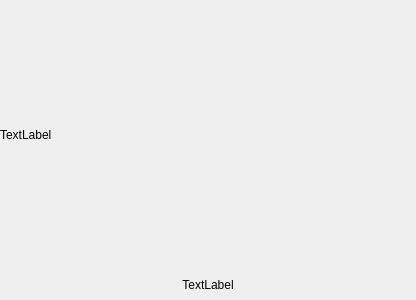
<?xml version="1.0" encoding="UTF-8"?>
<ui version="4.0">
 <class>SinglePage</class>
 <widget class="QFrame" name="SinglePage">
  <property name="geometry">
   <rect>
    <x>0</x>
    <y>0</y>
    <width>416</width>
    <height>300</height>
   </rect>
  </property>
  <property name="windowTitle">
   <string>Frame</string>
  </property>
  <layout class="QVBoxLayout" name="verticalLayout">
   <property name="spacing">
    <number>0</number>
   </property>
   <property name="leftMargin">
    <number>0</number>
   </property>
   <property name="topMargin">
    <number>0</number>
   </property>
   <property name="rightMargin">
    <number>0</number>
   </property>
   <property name="bottomMargin">
    <number>0</number>
   </property>
   <item>
    <widget class="QLabel" name="content">
     <property name="text">
      <string>TextLabel</string>
     </property>
    </widget>
   </item>
   <item>
    <widget class="QLabel" name="pageNumber">
     <property name="maximumSize">
      <size>
       <width>16777215</width>
       <height>30</height>
      </size>
     </property>
     <property name="text">
      <string>TextLabel</string>
     </property>
     <property name="textFormat">
      <enum>Qt::AutoText</enum>
     </property>
     <property name="alignment">
      <set>Qt::AlignCenter</set>
     </property>
    </widget>
   </item>
  </layout>
 </widget>
 <resources/>
 <connections/>
</ui>
